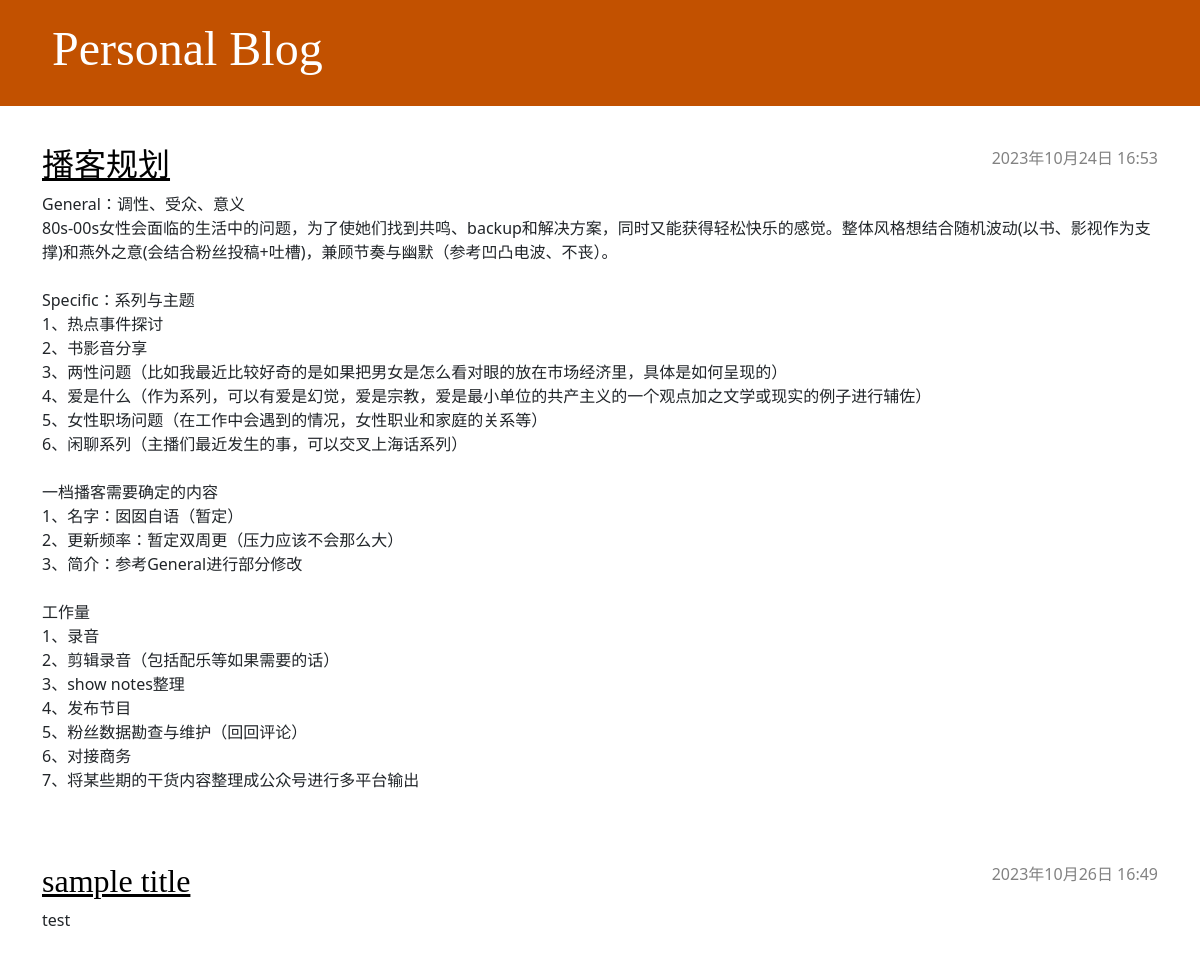
The page / on the database its author committed.
### blog/models.py (models this page shows, shortened)
class Post(models.Model):
    author = models.ForeignKey(settings.AUTH_USER_MODEL, on_delete=models.CASCADE)
    title = models.CharField(max_length=200)
    text = models.TextField()
    created_date = models.DateTimeField(default=timezone.now)
    published_date = models.DateTimeField(blank=True, null=True)

### blog/views.py (the view)
# urls.py: path('', views.post_list, name='post_list'),
def post_list(request):
    posts = Post.objects.filter(published_date__lte=timezone.now()).order_by('published_date')
    return render(request, 'blog/post_list.html', {'posts': posts})

### blog/templates/blog/post_list.html
{% extends 'blog/base.html' %}
{% block content %}
    {% for post in posts %}
        <article class="post">
            <time class="date">
                {{ post.published_date }}
            </time>
            <h2><a href="{% url 'post_detail' pk=post.pk %}">{{ post.title }}</a></h2>
            <p>{{ post.text|linebreaksbr }}</p>
        </article>
    {% endfor %}
{% endblock %}

### blog/static/css/blog.css (style rules this page uses)
h1, h2, h3, h4 { font-family: 'Lobster', cursive; }
.date { color: #828282; }
.post { margin-bottom: 70px; }
.post h2 a, .post h2 a:visited { color: #000000; }
.post > .date, .post > .actions { float: right; }

### rows shown on the page
Post: published_date "2023年10月24日 16:53", title "播客规划", text "General：调性、受众、意义 80s-00s女性会面临的生活中的问题，为了使她们找到共鸣、backup和解决方案，同时又能获得轻松快乐的感觉。整体风格想结合随机波动(以书、影视作为支撑)和燕外之意(会结合粉丝投稿+吐槽)，兼顾节奏与幽默（参考凹凸电波、不丧）。 Specific：系列与主题 1、热点事件探讨 2、书影音分享 3、两性问题（比如我最近比较好奇的是如果把男女是怎么看对眼的放在市场经济里，具体是如何呈现的） 4、爱是什么（作为系列，可以有爱是幻觉，爱是宗教，爱是最小单位的共产主义的一个观点加之文学或现实的例子进行辅佐） 5、女性职场问题（在工作中会遇到的情况，女性职业和家庭的关系等） 6、闲聊系列（主播们最近发生的事，可以交叉上海话系列） 一档播客需要确定的内容 1、名字：囡囡自语（暂定） 2、更新频率：暂定双周更（压力应该不会那么大） 3、简介：参考General进行部分修改 工作量 1、录音 2、剪辑录音（包括配乐等如果需要的话） 3、show notes整理 4、发布节目 5、粉丝数据勘查与维护（回回评论） 6、对接商务 7、将某些期的干货内容整理成公众号进行多平台输出"
Post: published_date "2023年10月26日 16:49", title "sample title", text "test"
